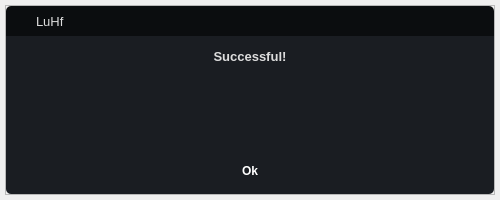
<?xml version="1.0" encoding="UTF-8"?>
<ui version="4.0">
 <class>DialogSucessful</class>
 <widget class="QDialog" name="DialogSucessful">
  <property name="geometry">
   <rect>
    <x>0</x>
    <y>0</y>
    <width>500</width>
    <height>200</height>
   </rect>
  </property>
  <property name="minimumSize">
   <size>
    <width>500</width>
    <height>200</height>
   </size>
  </property>
  <property name="maximumSize">
   <size>
    <width>500</width>
    <height>200</height>
   </size>
  </property>
  <property name="windowTitle">
   <string>Dialog</string>
  </property>
  <property name="styleSheet">
   <string notr="true">*{
	font-family:&quot;Segoe UI&quot;;
	background-repeat: none;
	background-position: center;
	color: rgb(221, 221, 221);
}

#header_content{
	background-color: rgb(11, 13, 15);
	
}
#header_content QPushButton{
	background-color: transparent;
	border-radius: 5px;
}
/*	Propriedades que se aplicam aos botões , que aplicam um efeito de hover quando o mouse é passado por eles*/
#header_content QPushButton:hover{
	background-color: rgba(255, 255, 255, 0.1);
}
#body_content{
	background-color:rgb(26, 29, 34);
}
QLineEdit {
	background-color: rgb(33, 37, 43);
	border-radius: 5px;
	border: 2px solid rgb(33, 37, 43);
	padding-left: 10px;
	selection-color: rgb(255, 255, 255);
	selection-background-color: rgb(255, 121, 198);
}
</string>
  </property>
  <layout class="QVBoxLayout" name="verticalLayout">
   <property name="spacing">
    <number>0</number>
   </property>
   <property name="leftMargin">
    <number>5</number>
   </property>
   <property name="topMargin">
    <number>5</number>
   </property>
   <property name="rightMargin">
    <number>5</number>
   </property>
   <property name="bottomMargin">
    <number>5</number>
   </property>
   <item>
    <widget class="QFrame" name="container_app">
     <property name="frameShape">
      <enum>QFrame::StyledPanel</enum>
     </property>
     <property name="frameShadow">
      <enum>QFrame::Raised</enum>
     </property>
     <layout class="QVBoxLayout" name="verticalLayout_6">
      <property name="spacing">
       <number>0</number>
      </property>
      <property name="leftMargin">
       <number>0</number>
      </property>
      <property name="topMargin">
       <number>0</number>
      </property>
      <property name="rightMargin">
       <number>0</number>
      </property>
      <property name="bottomMargin">
       <number>0</number>
      </property>
      <item>
       <widget class="QFrame" name="header_content">
        <property name="minimumSize">
         <size>
          <width>0</width>
          <height>30</height>
         </size>
        </property>
        <property name="maximumSize">
         <size>
          <width>16777215</width>
          <height>30</height>
         </size>
        </property>
        <property name="styleSheet">
         <string notr="true">border-top-left-radius: 5px;
border-top-right-radius: 5px;</string>
        </property>
        <property name="frameShape">
         <enum>QFrame::StyledPanel</enum>
        </property>
        <property name="frameShadow">
         <enum>QFrame::Raised</enum>
        </property>
        <layout class="QHBoxLayout" name="horizontalLayout">
         <property name="spacing">
          <number>0</number>
         </property>
         <property name="leftMargin">
          <number>0</number>
         </property>
         <property name="topMargin">
          <number>0</number>
         </property>
         <property name="rightMargin">
          <number>4</number>
         </property>
         <property name="bottomMargin">
          <number>0</number>
         </property>
         <item>
          <widget class="QFrame" name="frame_3">
           <property name="minimumSize">
            <size>
             <width>30</width>
             <height>30</height>
            </size>
           </property>
           <property name="maximumSize">
            <size>
             <width>30</width>
             <height>30</height>
            </size>
           </property>
           <property name="styleSheet">
            <string notr="true">background-image: url(:/images/images/logo_25x25.png);</string>
           </property>
           <property name="frameShape">
            <enum>QFrame::StyledPanel</enum>
           </property>
           <property name="frameShadow">
            <enum>QFrame::Raised</enum>
           </property>
          </widget>
         </item>
         <item>
          <widget class="QFrame" name="frame_2">
           <property name="font">
            <font>
             <family>Segoe UI</family>
             <pointsize>11</pointsize>
            </font>
           </property>
           <property name="frameShape">
            <enum>QFrame::StyledPanel</enum>
           </property>
           <property name="frameShadow">
            <enum>QFrame::Raised</enum>
           </property>
           <layout class="QVBoxLayout" name="verticalLayout_2">
            <property name="spacing">
             <number>0</number>
            </property>
            <property name="leftMargin">
             <number>0</number>
            </property>
            <property name="topMargin">
             <number>0</number>
            </property>
            <property name="rightMargin">
             <number>0</number>
            </property>
            <property name="bottomMargin">
             <number>0</number>
            </property>
            <item>
             <widget class="QLabel" name="label">
              <property name="font">
               <font>
                <family>Segoe UI</family>
                <pointsize>10</pointsize>
               </font>
              </property>
              <property name="text">
               <string>LuHf</string>
              </property>
             </widget>
            </item>
           </layout>
          </widget>
         </item>
         <item>
          <widget class="QFrame" name="frame">
           <property name="maximumSize">
            <size>
             <width>20</width>
             <height>20</height>
            </size>
           </property>
           <property name="styleSheet">
            <string notr="true"/>
           </property>
           <property name="frameShape">
            <enum>QFrame::StyledPanel</enum>
           </property>
           <property name="frameShadow">
            <enum>QFrame::Raised</enum>
           </property>
           <layout class="QHBoxLayout" name="horizontalLayout_4">
            <property name="spacing">
             <number>0</number>
            </property>
            <property name="leftMargin">
             <number>0</number>
            </property>
            <property name="topMargin">
             <number>0</number>
            </property>
            <property name="rightMargin">
             <number>0</number>
            </property>
            <property name="bottomMargin">
             <number>0</number>
            </property>
            <item>
             <widget class="QPushButton" name="btn_Close">
              <property name="minimumSize">
               <size>
                <width>20</width>
                <height>20</height>
               </size>
              </property>
              <property name="maximumSize">
               <size>
                <width>20</width>
                <height>20</height>
               </size>
              </property>
              <property name="styleSheet">
               <string notr="true">background-image: url(:/icons/icons/icon_close.png);</string>
              </property>
              <property name="text">
               <string/>
              </property>
             </widget>
            </item>
           </layout>
          </widget>
         </item>
        </layout>
       </widget>
      </item>
      <item>
       <widget class="QFrame" name="body_content">
        <property name="styleSheet">
         <string notr="true">border-bottom-left-radius: 5px;
border-bottom-right-radius: 5px;</string>
        </property>
        <property name="frameShape">
         <enum>QFrame::StyledPanel</enum>
        </property>
        <property name="frameShadow">
         <enum>QFrame::Raised</enum>
        </property>
        <layout class="QVBoxLayout" name="verticalLayout_3">
         <property name="spacing">
          <number>0</number>
         </property>
         <property name="leftMargin">
          <number>0</number>
         </property>
         <property name="topMargin">
          <number>0</number>
         </property>
         <property name="rightMargin">
          <number>0</number>
         </property>
         <property name="bottomMargin">
          <number>0</number>
         </property>
         <item>
          <widget class="QFrame" name="frame_4">
           <property name="minimumSize">
            <size>
             <width>0</width>
             <height>40</height>
            </size>
           </property>
           <property name="maximumSize">
            <size>
             <width>16777215</width>
             <height>40</height>
            </size>
           </property>
           <property name="frameShape">
            <enum>QFrame::StyledPanel</enum>
           </property>
           <property name="frameShadow">
            <enum>QFrame::Raised</enum>
           </property>
           <layout class="QVBoxLayout" name="verticalLayout_5">
            <property name="spacing">
             <number>0</number>
            </property>
            <property name="leftMargin">
             <number>0</number>
            </property>
            <property name="topMargin">
             <number>0</number>
            </property>
            <property name="rightMargin">
             <number>0</number>
            </property>
            <property name="bottomMargin">
             <number>0</number>
            </property>
            <item>
             <widget class="QLabel" name="label_2">
              <property name="font">
               <font>
                <family>Segoe UI</family>
                <pointsize>10</pointsize>
                <bold>true</bold>
               </font>
              </property>
              <property name="text">
               <string>Successful!</string>
              </property>
              <property name="alignment">
               <set>Qt::AlignCenter</set>
              </property>
             </widget>
            </item>
           </layout>
          </widget>
         </item>
         <item>
          <widget class="QFrame" name="frame_6">
           <property name="frameShape">
            <enum>QFrame::StyledPanel</enum>
           </property>
           <property name="frameShadow">
            <enum>QFrame::Raised</enum>
           </property>
           <layout class="QHBoxLayout" name="horizontalLayout_2">
            <property name="spacing">
             <number>13</number>
            </property>
            <property name="leftMargin">
             <number>6</number>
            </property>
            <property name="topMargin">
             <number>0</number>
            </property>
            <property name="rightMargin">
             <number>0</number>
            </property>
            <property name="bottomMargin">
             <number>0</number>
            </property>
            <item>
             <widget class="QFrame" name="frame_image">
              <property name="minimumSize">
               <size>
                <width>40</width>
                <height>40</height>
               </size>
              </property>
              <property name="maximumSize">
               <size>
                <width>40</width>
                <height>40</height>
               </size>
              </property>
              <property name="styleSheet">
               <string notr="true">background-repeat: no-repeat;
background-image: url(:/images/images/exito40.png);
background-position: center;</string>
              </property>
              <property name="frameShape">
               <enum>QFrame::StyledPanel</enum>
              </property>
              <property name="frameShadow">
               <enum>QFrame::Raised</enum>
              </property>
             </widget>
            </item>
            <item>
             <widget class="QLabel" name="label_message">
              <property name="sizePolicy">
               <sizepolicy hsizetype="Preferred" vsizetype="Preferred">
                <horstretch>0</horstretch>
                <verstretch>0</verstretch>
               </sizepolicy>
              </property>
              <property name="font">
               <font>
                <family>Segoe UI</family>
                <pointsize>10</pointsize>
                <italic>false</italic>
                <bold>false</bold>
               </font>
              </property>
              <property name="styleSheet">
               <string notr="true">font: 10pt &quot;Segoe UI&quot;;</string>
              </property>
              <property name="text">
               <string>&lt;html&gt;&lt;head/&gt;&lt;body&gt;&lt;p align=&quot;justify&quot;&gt;&lt;br/&gt;&lt;/p&gt;&lt;/body&gt;&lt;/html&gt;</string>
              </property>
              <property name="alignment">
               <set>Qt::AlignLeading|Qt::AlignLeft|Qt::AlignTop</set>
              </property>
              <property name="wordWrap">
               <bool>true</bool>
              </property>
             </widget>
            </item>
           </layout>
          </widget>
         </item>
         <item>
          <widget class="QFrame" name="frame_5">
           <property name="minimumSize">
            <size>
             <width>0</width>
             <height>40</height>
            </size>
           </property>
           <property name="maximumSize">
            <size>
             <width>16777215</width>
             <height>40</height>
            </size>
           </property>
           <property name="frameShape">
            <enum>QFrame::StyledPanel</enum>
           </property>
           <property name="frameShadow">
            <enum>QFrame::Raised</enum>
           </property>
           <layout class="QVBoxLayout" name="verticalLayout_4">
            <property name="spacing">
             <number>0</number>
            </property>
            <property name="leftMargin">
             <number>0</number>
            </property>
            <property name="topMargin">
             <number>0</number>
            </property>
            <property name="rightMargin">
             <number>0</number>
            </property>
            <property name="bottomMargin">
             <number>6</number>
            </property>
            <item alignment="Qt::AlignHCenter|Qt::AlignVCenter">
             <widget class="QPushButton" name="btn_ok">
              <property name="minimumSize">
               <size>
                <width>100</width>
                <height>30</height>
               </size>
              </property>
              <property name="maximumSize">
               <size>
                <width>100</width>
                <height>30</height>
               </size>
              </property>
              <property name="styleSheet">
               <string notr="true">QPushButton{
	border: none; /* Remove as bordas */
    background: qlineargradient(spread:pad, x1:0, y1:0, x2:1, y2:1, 
                                stop:0 #B3D2F2, stop:1 #4E60FF); /* Gradiente de cor de fundo */
    color: white; /* Cor do texto do botão */
    padding: 5px; /* Espaçamento interno do botão */
    border-radius: 5px; /* Bordas arredondadas (opcional) */
	font-weight: bold;
}

QPushButton:hover {
    background: qlineargradient(spread:pad, x1:0, y1:0, x2:1, y2:1, 
                                stop:0 #FFBD33, stop:1 #FF5733); /* Gradiente ao passar o mouse */
}

QPushButton:pressed{
	background-color: 2828c5;
	color: rgb(255, 255, 255);
	border: 1px solid, rgba(0,0,0,0.1);
}</string>
              </property>
              <property name="text">
               <string>Ok</string>
              </property>
             </widget>
            </item>
           </layout>
          </widget>
         </item>
        </layout>
       </widget>
      </item>
     </layout>
    </widget>
   </item>
  </layout>
 </widget>
 <resources>
  <include location="../../resources.qrc"/>
 </resources>
 <connections/>
</ui>
